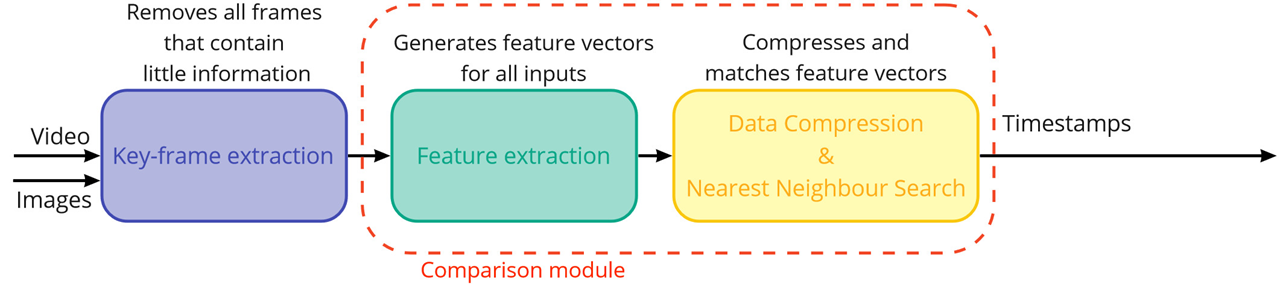
#> input picture pipeline.png, 1280 x 284 px; its folder holds only this picture in this run
$ python -i fidelity.py   (imports and definitions only)   (older library calls are emulated)
#> lines starting #> are read from the running program, lines starting #| are printed output that depends on the picture
# fidelity measure based on semiHausdorff distance
import numpy as np
import cv2
import scipy
import os
import glob
import random
from main import *
from scipy.spatial import distance
from math import atan2

# [155 lines left out: functions fidelity_descriptors, fidelity, calculateHOG, calculateHists, difference, not called in this run]

>>> result = fidelity_descriptors('../pipeline.png')
#> in fidelity_descriptors, frame is the input picture: shape (284, 1280, 3); mean B, G, R 228.7, 235.2, 231.5
#> in calculateHOG, `blurred = cv2.GaussianBlur(resized, (3, 3), 0)`:
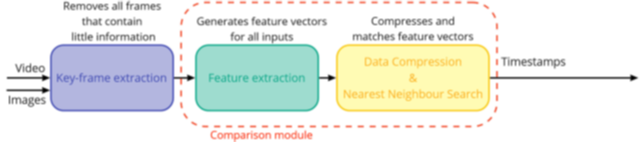
#> blurred: shape (142, 640, 3); mean B, G, R 228.7, 235.3, 231.6
#> in calculateHOG, `gray = cv2.cvtColor(blurred, cv2.COLOR_BGR2GRAY)`:
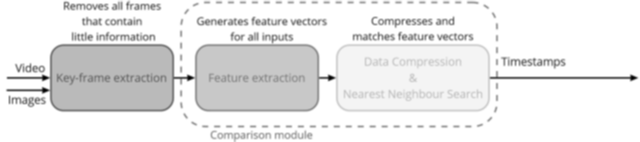
#> gray: shape (142, 640); min 0, max 255, mean 233.4
#> in calculateHOG, `grad_x = np.array(cv2.Sobel(gray, ddepth, 1, 0, ksize=3, scale=scale, ..`:
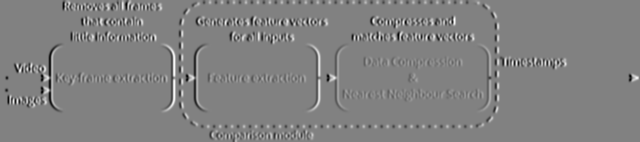
#> grad_x: shape (142, 640) int16; min -488, max 473, mean 0; drawn with min black and max white
#> in calculateHOG, `grad_y = np.array(cv2.Sobel(gray, ddepth, 0, 1, ksize=3, scale=scale, ..`:
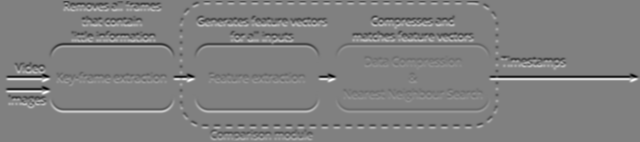
#> grad_y: shape (142, 640) int16; min -736, max 730, mean 0.5; drawn with min black and max white
#> in calculateHOG, `abs_grad_x = cv2.convertScaleAbs(grad_x)`:
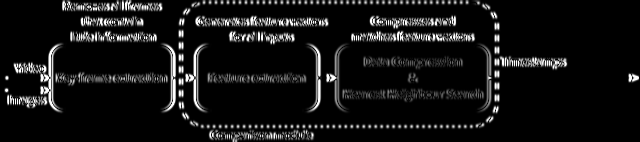
#> abs_grad_x: shape (142, 640); min 0, max 255, mean 20.2
#> in calculateHOG, `abs_grad_y = cv2.convertScaleAbs(grad_y)`:
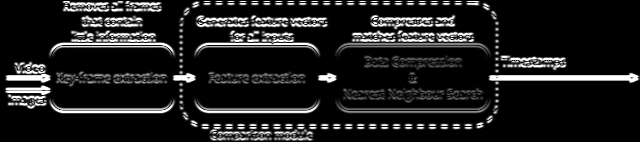
#> abs_grad_y: shape (142, 640); min 0, max 255, mean 30.5
#> in calculateHOG, `grad = cv2.addWeighted(abs_grad_x, 0.5, abs_grad_y, 0.5, 0)`:
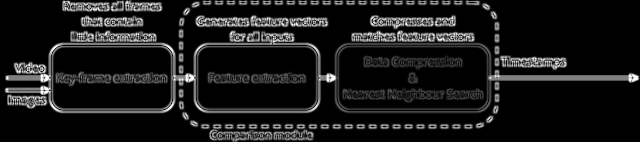
#> grad: shape (142, 640); min 0, max 255, mean 25.3
#> after the loop in calculateHOG, `for i in range(0, grad.shape[0]):`: histogram = 72 values, max 6070 at index 36, min 173 at index 5, mean 424.8
#> in fidelity_descriptors, `fd = calculateHOG(frame, downscale)`: fd has the same summary as histogram in calculateHOG
